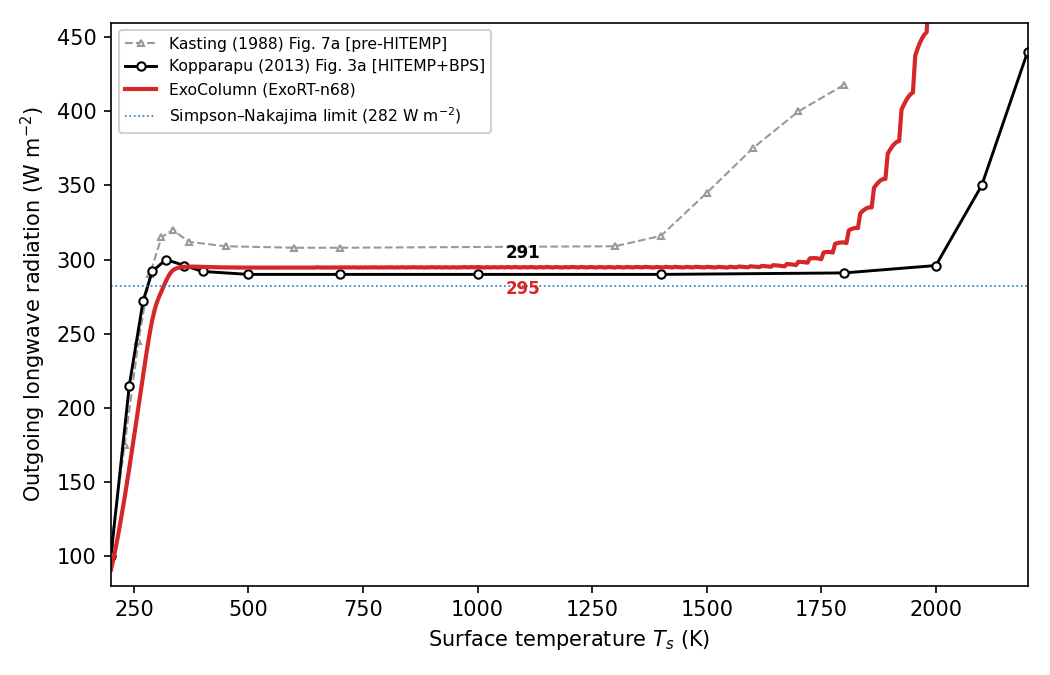

The Python source for this figure:
#!/usr/bin/env python3
"""
olr_vs_kopparapu.py  —  direct OLR(Ts) comparison: ExoColumn vs Kopparapu (2013).

OLR is pure longwave: it depends only on the (prescribed) moist-pseudoadiabat
temperature profile + composition, NOT on the surface albedo / shortwave.  So
plotting OLR vs surface temperature isolates the *radiative-transfer* difference
between ExoColumn's ExoRT-n68 correlated-k scheme and Kopparapu (2013)'s updated
CLIMA (HITEMP 2010 + BPS H2O continuum), with no albedo / insolation-geometry
ambiguity.

Primary reference: Kopparapu et al. (2013), ApJ 765, 131, Fig. 3a (net outgoing
IR flux F_IR vs surface temperature; fully saturated "Earth" model, isothermal
200 K stratosphere, Kasting-1988 App-A moist pseudoadiabat, 1 Earth-ocean H2O
inventory, surface albedo 0.32 — the SAME construction as our inner-HZ sweep).
Text: F_IR levels out at 291 W/m^2 (HITEMP+BPS), rising again beyond ~2000 K;
this "closely matches Pierrehumbert (2010) Fig. 4.37."  Digitized from Fig. 3a.

Light secondary reference: Kasting (1988) Fig. 7a (plateau ~310 W/m^2) — the
pre-HITEMP value, shown to mark the lineage (Kasting 310 -> Kopparapu 291 as the
H2O opacity/continuum was updated).

Our OLR(Ts) is read from an hz_inner.py sweep log (OLR is albedo-independent and
PVER-independent to the sawtooth level).  Pass the log path as argv[1]
(default /tmp/hz_albedo032.log).
"""

import os
import re
import sys
import numpy as np
import matplotlib.pyplot as plt

OUT_DIR = os.path.dirname(os.path.abspath(__file__))
LOG = sys.argv[1] if len(sys.argv) > 1 else '/tmp/hz_albedo032.log'

SN_LIMIT = 282.0   # W/m^2  Pierrehumbert/Nakajima analytic Simpson-Nakajima limit

# --- Kopparapu et al. (2013) Fig. 3a F_IR(Ts), digitized [K, W/m^2] ----------
# HITEMP 2010 + BPS continuum; plateau 291 W/m^2 (stated in text), post-runaway
# rise beyond ~2000 K.
KOPP_TS  = np.array([200, 240, 270, 290, 320, 360, 400, 500, 700, 1000,
                     1400, 1800, 2000, 2100, 2200], dtype=float)
KOPP_OLR = np.array([100, 215, 272, 292, 300, 296, 292, 290, 290, 290,
                     290, 291, 296, 350, 440], dtype=float)

# --- Kasting (1988) Fig. 7a F_IR(Ts), digitized [K, W/m^2] (lineage context) --
KAST_TS  = np.array([200, 230, 260, 285, 310, 335, 370, 450, 600, 700,
                     1300, 1400, 1500, 1600, 1700, 1800], dtype=float)
KAST_OLR = np.array([108, 175, 245, 290, 315, 320, 312, 309, 308, 308,
                     309, 316, 345, 375, 400, 418], dtype=float)


def read_our_olr(path):
    pat = re.compile(r'Ts=\s*([\d.]+)\s*K\s+OLR=\s*([\d.]+)')
    ts, olr = [], []
    with open(path, encoding='utf-8') as f:
        for ln in f:
            m = pat.search(ln)
            if m:
                ts.append(float(m.group(1)))
                olr.append(float(m.group(2)))
    return np.array(ts), np.array(olr)


def main():
    ts, olr = read_our_olr(LOG)
    if ts.size == 0:
        raise SystemExit(f"No OLR data parsed from {LOG}")
    pl = (ts >= 700) & (ts <= 1500)
    our_plateau = olr[pl].mean()
    print(f"Read {ts.size} points from {LOG}  (Ts {ts.min():.0f}-{ts.max():.0f} K)")
    print(f"ExoColumn OLR plateau (700-1500 K) = {our_plateau:.1f} W/m^2")
    print(f"Kopparapu (2013)  plateau          = 291 W/m^2  (Δ = {our_plateau-291:+.1f})")
    print(f"Kasting   (1988)  plateau          = 310 W/m^2")

    fig, ax = plt.subplots(figsize=(7.0, 4.5), dpi=300)
    fig.patch.set_facecolor('white'); ax.set_facecolor('white')

    ax.plot(KAST_TS, KAST_OLR, color='0.6', lw=1.0, ls='--', marker='^', ms=3,
            mfc='white', label='Kasting (1988) Fig. 7a [pre-HITEMP]')
    ax.plot(KOPP_TS, KOPP_OLR, color='k', lw=1.4, ls='-', marker='o', ms=4,
            mfc='white', label='Kopparapu (2013) Fig. 3a [HITEMP+BPS]')
    ax.plot(ts, olr, color='C3', lw=2.0, label='ExoColumn (ExoRT-n68)')
    ax.axhline(SN_LIMIT, color='C0', lw=0.8, ls=':',
               label=f'Simpson–Nakajima limit ({SN_LIMIT:.0f} W m$^{{-2}}$)')

    # annotate the plateaus
    ax.annotate(f'{our_plateau:.0f}', xy=(1100, our_plateau), xytext=(0, -13),
                textcoords='offset points', color='C3', ha='center',
                fontsize=8, fontweight='bold')
    ax.annotate('291', xy=(1100, 291), xytext=(0, 7), textcoords='offset points',
                color='k', ha='center', fontsize=8, fontweight='bold')

    ax.set_xlim(200, 2200)
    ax.set_ylim(80, 460)
    ax.set_xlabel('Surface temperature $T_s$ (K)')
    ax.set_ylabel('Outgoing longwave radiation (W m$^{-2}$)')
    ax.legend(fontsize=7.5, framealpha=0.9, loc='upper left')

    fig.tight_layout()
    for ext, dpi in [('pdf', 300), ('png', 150)]:
        p = os.path.join(OUT_DIR, f'olr_vs_kopparapu.{ext}')
        fig.savefig(p, dpi=dpi, facecolor='white')
        print(f"Saved: {p}")
    plt.close(fig)


if __name__ == '__main__':
    main()
